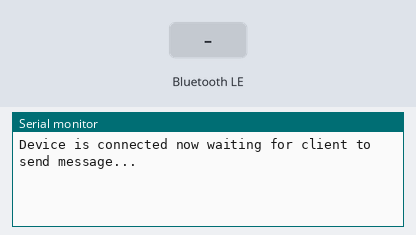
The sketch below on a simulated ESP32. Parts: the last lines printed to the serial monitor. The inputs (shaded band) are chosen by the test bench. Nothing arrives over Bluetooth unless stated; a phone connects over Bluetooth LE 3 s after start.

Above: at 1.2 s.
1.3 s: Bluetooth LE write "1" received
At 1.7 s:
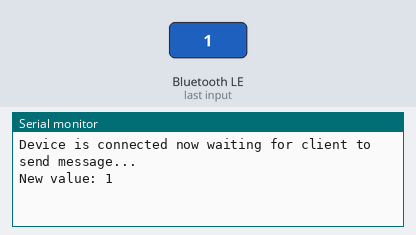
2.8 s: Bluetooth LE write "0" received
At 4.0 s:
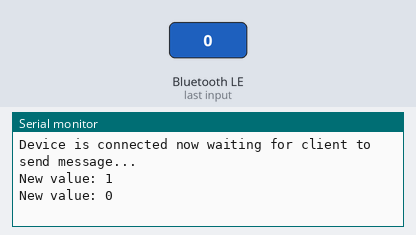
4.3 s: Bluetooth LE write "2" received
At 5.2 s:
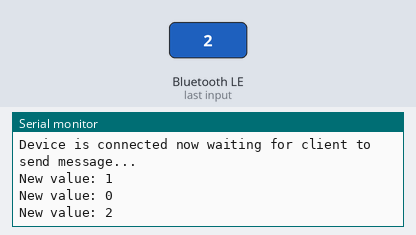

The sketch:

BLE_write_data_on_serial_monitor.ino
```cpp
/*
    Based on Neil Kolban example for IDF: https://github.com/nkolban/esp32-snippets/blob/master/cpp_utils/tests/BLE%20Tests/SampleWrite.cpp
    Ported to Arduino ESP32 by Evandro Copercini
*/

#include <BLEDevice.h>
#include <BLEUtils.h>
#include <BLEServer.h>

// See the following for generating UUIDs:
// https://www.uuidgenerator.net/

#define SERVICE_UUID        "4fafc201-1fb5-459e-8fcc-c5c9c331914b"
#define CHARACTERISTIC_UUID "beb5483e-36e1-4688-b7f5-ea07361b26a8"


class MyCallbacks: public BLECharacteristicCallbacks {
    void onWrite(BLECharacteristic *pCharacteristic) {
      std::string value = pCharacteristic->getValue();
      if (value.length() > 0) {
        Serial.print("New value: ");
        for (int i = 0; i < value.length(); i++){
          Serial.print(value[i]);

      }
          Serial.println();
    }
    }
};

void setup() {
  Serial.begin(115200);

  BLEDevice::init("MyESP32");
  BLEServer *pServer = BLEDevice::createServer();

  BLEService *pService = pServer->createService(SERVICE_UUID);

  BLECharacteristic *pCharacteristic = pService->createCharacteristic(
                                         CHARACTERISTIC_UUID,
                                         BLECharacteristic::PROPERTY_READ |
                                         BLECharacteristic::PROPERTY_WRITE
                                       );
Serial.println("Device is connected now waiting for client to send message...");
  pCharacteristic->setCallbacks(new MyCallbacks());

  pCharacteristic->setValue("Hello World");
  pService->start();

  BLEAdvertising *pAdvertising = pServer->getAdvertising();
  pAdvertising->start();
}

void loop() {

  delay(2000);
}
```

Measured:
- after the input at 1.3 s, the serial monitor: prints a new line at once (image 1)
- after the input at 2.8 s, the serial monitor: prints a new line at once (image 2)
- after the input at 4.3 s, the serial monitor: prints a new line at once (image 3)
